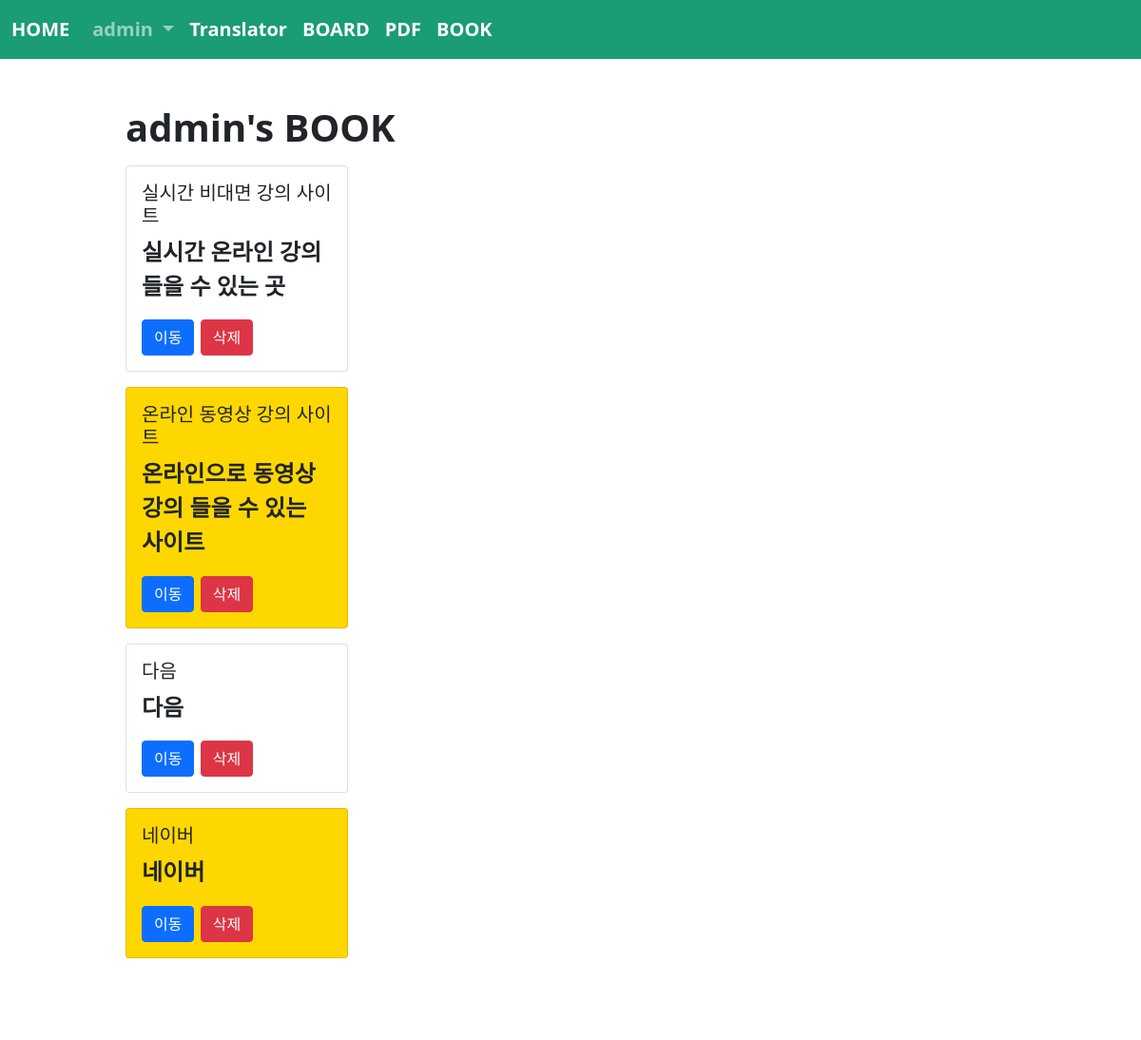
Page /book/index/ (signed in) on the committed database.
### acc/models.py (models this page shows, shortened)
class User(AbstractUser):
    comment = models.TextField()
    age = models.IntegerField(default=0)
    point = models.IntegerField(default=0)
    pic = models.ImageField(upload_to="acc/%y/%m")

### book/models.py (models this page shows, shortened)
class Book(models.Model):
    site_name = models.CharField(max_length=100)
    site_url = models.TextField()
    content = models.TextField()
    user = models.ForeignKey(User, on_delete=models.CASCADE)
    impo = models.BooleanField(default=False)
    pubdate = models.DateTimeField()

### book/views.py (the view)
# urls.py: path('index/',views.index, name="index"),
def index(request):
    b = request.user.book_set.all().order_by('-pubdate')
    context = {
        'blist':b,
    }
    return render(request, 'book/index.html',context)

### template/book/index.html (shortened to what this page needs)
{% extends 'base.html' %}
{% block con %}
{%if user.is_authenticated %}
<div class = "container mt-5 mb-5" style="width: 80%; font-weight: bold; font-size: x-large;">
    <h1><b>{{user.username}}'s BOOK</b></h1>
    <div class="rows">
        {% for i in blist %}
            <div class="card mt-3 col-lg-3" style="{% if i.impo %}background-color: gold;{% endif %}">
                <div class="card-body">
                    <h5 class="card-title">{{i.site_name}}</h5>
                    <p class="card-text">{{i.content}}</p>
                    <a href="{{i.site_url}}" class="btn btn-primary">이동</a>
                    <a href="{% url 'book:delete' i.id%}" class="btn btn-danger">삭제</a>
                </div>
            </div>
        {% endfor %}
    </div>
</div>
<div class="row">
    <div class="text-end">
        <a href="{% url 'book:create' %}"><button class="btn btn-dark">생성</button></a>
    </div>
</div>
{% else %}
<div class = "container mt-5 text-center" style="width: 80%; font-weight: bold; font-size: x-large;">
    <h2><b>Login Please!!!</b></h2>
</div>
{% endif %}
{% endblock %}

### template/base.html (shortened to what this page needs)
<!doctype html>
<html lang="en">
    <head>
        <link href="https://cdn.jsdelivr.net/npm/bootstrap@5.1.3/dist/css/bootstrap.min.css" rel="stylesheet">
    </head>
    <body>
        {% if user.is_authenticated %}
            <nav class="navbar navbar-expand-lg navbar-dark" style="background-color: rgb(26, 156, 117); font-size: 20px; font-weight: bold;">
                <div class="container-fluid">
                    <a class="navbar-brand" href="{%url 'acc:index'%}">HOME</a>
                    <div class="collapse navbar-collapse" id="navbarSupportedContent">
                        <ul class="navbar-nav me-auto mb-2 mb-lg-0">
                            <li class="nav-item dropdown">
                                <a class="nav-link dropdown-toggle" href="#" id="navbarDropdown" role="button" data-bs-toggle="dropdown" aria-expanded="false">
                                {{user.username}}
                                </a>
                            </li>
                            <li>
                                <a class="nav-link active" aria-current="page" href="{% url 'translator:index'%}">Translator</a>
                            </li>
                            <li class="nav-item">
                                <a class="nav-link active" aria-current="page" href="{% url 'board:index'%}">BOARD</a>
                            </li>
                            <li class="nav-item">
                                <a class="nav-link active" aria-current="page" href="{% url 'pdf:index' %}">PDF</a>
                            </li>
                            <li class="nav-item">
                                <a class="nav-link active" aria-current="page" href="{% url 'book:index' %}">BOOK</a>
                            </li>
                        </ul>
                    </div>
                </div>
            </nav>
            {% block con %}
            {% endblock %}
        {% endif %}
    </body>
</html>

### rows in the picture
User: username "admin"
Book: site_name "실시간 비대면 강의 사이트", content "실시간 온라인 강의 들을 수 있는 곳"
Book: site_name "온라인 동영상 강의 사이트", content "온라인으로 동영상 강의 들을 수 있는 사이트"
Book: site_name "다음", content "다음"
Book: site_name "네이버", content "네이버"
